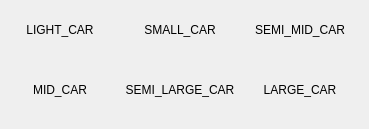
         <widget class="QWidget" name="page_9">
          <widget class="QToolButton" name="toolButton_semi_mid_car">
           <property name="geometry">
            <rect>
             <x>240</x>
             <y>0</y>
             <width>120</width>
             <height>60</height>
            </rect>
           </property>
           <property name="cursor">
            <cursorShape>PointingHandCursor</cursorShape>
           </property>
           <property name="styleSheet">
            <string notr="true">background-color: rgb(0,0,0,0);</string>
           </property>
           <property name="text">
            <string>SEMI_MID_CAR</string>
           </property>
           <property name="icon">
            <iconset>
             <normaloff>../build-untitled_mk7-Desktop_x86_windows_msvc2022_pe_64bit-Debug/semi_mid_car.png</normaloff>../build-untitled_mk7-Desktop_x86_windows_msvc2022_pe_64bit-Debug/semi_mid_car.png</iconset>
           </property>
           <property name="iconSize">
            <size>
             <width>60</width>
             <height>30</height>
            </size>
           </property>
           <property name="checkable">
            <bool>true</bool>
           </property>
           <property name="autoExclusive">
            <bool>true</bool>
           </property>
           <property name="autoRepeatDelay">
            <number>300</number>
           </property>
           <property name="autoRepeatInterval">
            <number>100</number>
           </property>
           <property name="toolButtonStyle">
            <enum>Qt::ToolButtonTextUnderIcon</enum>
           </property>
           <property name="autoRaise">
            <bool>true</bool>
           </property>
          </widget>
          <widget class="QToolButton" name="toolButton_large_car">
           <property name="geometry">
            <rect>
             <x>240</x>
             <y>60</y>
             <width>120</width>
             <height>60</height>
            </rect>
           </property>
           <property name="cursor">
            <cursorShape>PointingHandCursor</cursorShape>
           </property>
           <property name="styleSheet">
            <string notr="true">background-color: rgb(0,0,0,0);</string>
           </property>
           <property name="text">
            <string>LARGE_CAR</string>
           </property>
           <property name="icon">
            <iconset>
             <normaloff>../build-untitled_mk7-Desktop_x86_windows_msvc2022_pe_64bit-Debug/large_car.png</normaloff>../build-untitled_mk7-Desktop_x86_windows_msvc2022_pe_64bit-Debug/large_car.png</iconset>
           </property>
           <property name="iconSize">
            <size>
             <width>60</width>
             <height>30</height>
            </size>
           </property>
           <property name="checkable">
            <bool>true</bool>
           </property>
           <property name="autoRepeat">
            <bool>false</bool>
           </property>
           <property name="autoExclusive">
            <bool>true</bool>
           </property>
           <property name="autoRepeatDelay">
            <number>300</number>
           </property>
           <property name="autoRepeatInterval">
            <number>100</number>
           </property>
           <property name="toolButtonStyle">
            <enum>Qt::ToolButtonTextUnderIcon</enum>
           </property>
           <property name="autoRaise">
            <bool>true</bool>
           </property>
          </widget>
          <widget class="QToolButton" name="toolButton_small_car">
           <property name="geometry">
            <rect>
             <x>120</x>
             <y>0</y>
             <width>120</width>
             <height>60</height>
            </rect>
           </property>
           <property name="cursor">
            <cursorShape>PointingHandCursor</cursorShape>
           </property>
           <property name="styleSheet">
            <string notr="true">background-color: rgb(0,0,0,0);</string>
           </property>
           <property name="text">
            <string>SMALL_CAR</string>
           </property>
           <property name="icon">
            <iconset>
             <normaloff>../build-untitled_mk7-Desktop_x86_windows_msvc2022_pe_64bit-Debug/small_car.png</normaloff>../build-untitled_mk7-Desktop_x86_windows_msvc2022_pe_64bit-Debug/small_car.png</iconset>
           </property>
           <property name="iconSize">
            <size>
             <width>60</width>
             <height>30</height>
            </size>
           </property>
           <property name="checkable">
            <bool>true</bool>
           </property>
           <property name="autoExclusive">
            <bool>true</bool>
           </property>
           <property name="autoRepeatDelay">
            <number>300</number>
           </property>
           <property name="autoRepeatInterval">
            <number>100</number>
           </property>
           <property name="toolButtonStyle">
            <enum>Qt::ToolButtonTextUnderIcon</enum>
           </property>
           <property name="autoRaise">
            <bool>true</bool>
           </property>
          </widget>
          <widget class="QToolButton" name="toolButton_mid_car">
           <property name="geometry">
            <rect>
             <x>0</x>
             <y>60</y>
             <width>120</width>
             <height>60</height>
            </rect>
           </property>
           <property name="cursor">
            <cursorShape>PointingHandCursor</cursorShape>
           </property>
           <property name="styleSheet">
            <string notr="true">background-color: rgb(0,0,0,0);</string>
           </property>
           <property name="text">
            <string>MID_CAR</string>
           </property>
           <property name="icon">
            <iconset>
             <normaloff>../build-untitled_mk7-Desktop_x86_windows_msvc2022_pe_64bit-Debug/mid_car.png</normaloff>../build-untitled_mk7-Desktop_x86_windows_msvc2022_pe_64bit-Debug/mid_car.png</iconset>
           </property>
           <property name="iconSize">
            <size>
             <width>60</width>
             <height>30</height>
            </size>
           </property>
           <property name="checkable">
            <bool>true</bool>
           </property>
           <property name="autoExclusive">
            <bool>true</bool>
           </property>
           <property name="autoRepeatDelay">
            <number>300</number>
           </property>
           <property name="toolButtonStyle">
            <enum>Qt::ToolButtonTextUnderIcon</enum>
           </property>
           <property name="autoRaise">
            <bool>true</bool>
           </property>
          </widget>
          <widget class="QToolButton" name="toolButton_light_car">
           <property name="geometry">
            <rect>
             <x>0</x>
             <y>0</y>
             <width>120</width>
             <height>60</height>
            </rect>
           </property>
           <property name="cursor">
            <cursorShape>PointingHandCursor</cursorShape>
           </property>
           <property name="styleSheet">
            <string notr="true">background-color: rgb(0,0,0,0);</string>
           </property>
           <property name="text">
            <string>LIGHT_CAR</string>
           </property>
           <property name="icon">
            <iconset>
             <normaloff>../build-untitled_mk7-Desktop_x86_windows_msvc2022_pe_64bit-Debug/light_car.png</normaloff>../build-untitled_mk7-Desktop_x86_windows_msvc2022_pe_64bit-Debug/light_car.png</iconset>
           </property>
           <property name="iconSize">
            <size>
             <width>60</width>
             <height>30</height>
            </size>
           </property>
           <property name="checkable">
            <bool>true</bool>
           </property>
           <property name="autoExclusive">
            <bool>true</bool>
           </property>
           <property name="autoRepeatDelay">
            <number>300</number>
           </property>
           <property name="autoRepeatInterval">
            <number>100</number>
           </property>
           <property name="toolButtonStyle">
            <enum>Qt::ToolButtonTextUnderIcon</enum>
           </property>
           <property name="autoRaise">
            <bool>true</bool>
           </property>
          </widget>
          <widget class="QToolButton" name="toolButton_semi_large_car">
           <property name="geometry">
            <rect>
             <x>120</x>
             <y>60</y>
             <width>120</width>
             <height>60</height>
            </rect>
           </property>
           <property name="cursor">
            <cursorShape>PointingHandCursor</cursorShape>
           </property>
           <property name="styleSheet">
            <string notr="true">background-color: rgb(0,0,0,0);</string>
           </property>
           <property name="text">
            <string>SEMI_LARGE_CAR</string>
           </property>
           <property name="icon">
            <iconset>
             <normaloff>../build-untitled_mk7-Desktop_x86_windows_msvc2022_pe_64bit-Debug/semi_large_car.png</normaloff>../build-untitled_mk7-Desktop_x86_windows_msvc2022_pe_64bit-Debug/semi_large_car.png</iconset>
           </property>
           <property name="iconSize">
            <size>
             <width>60</width>
             <height>30</height>
            </size>
           </property>
           <property name="checkable">
            <bool>true</bool>
           </property>
           <property name="autoExclusive">
            <bool>true</bool>
           </property>
           <property name="toolButtonStyle">
            <enum>Qt::ToolButtonTextUnderIcon</enum>
           </property>
           <property name="autoRaise">
            <bool>true</bool>
           </property>
          </widget>
         </widget>
